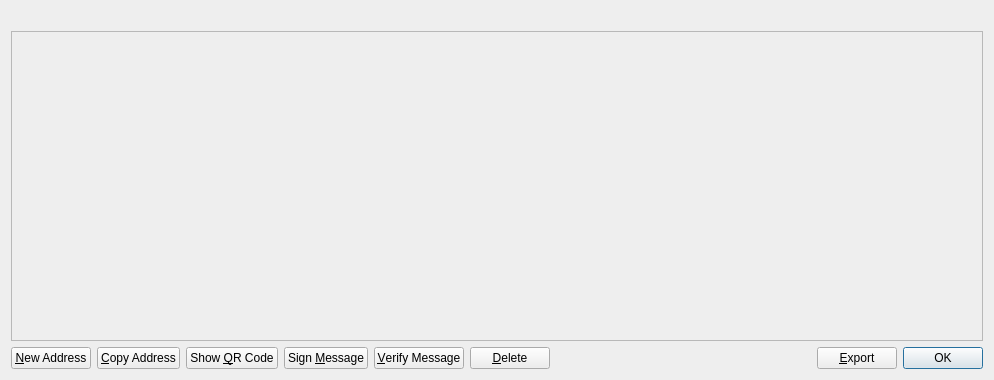
<?xml version="1.0" encoding="UTF-8"?>
<ui version="4.0">
 <class>AddressBookPage</class>
 <widget class="QWidget" name="AddressBookPage">
  <property name="geometry">
   <rect>
    <x>0</x>
    <y>0</y>
    <width>994</width>
    <height>380</height>
   </rect>
  </property>
  <property name="windowTitle">
   <string>Address Book</string>
  </property>
  <property name="styleSheet">
   <string notr="true">background-color: rgb(238, 238, 238);</string>
  </property>
  <layout class="QVBoxLayout" name="verticalLayout">
   <item>
    <widget class="QLabel" name="labelExplanation">
     <property name="textFormat">
      <enum>Qt::PlainText</enum>
     </property>
     <property name="wordWrap">
      <bool>true</bool>
     </property>
    </widget>
   </item>
   <item>
    <widget class="QTableView" name="tableView">
     <property name="contextMenuPolicy">
      <enum>Qt::CustomContextMenu</enum>
     </property>
     <property name="toolTip">
      <string>Double-click to edit address or label</string>
     </property>
     <property name="tabKeyNavigation">
      <bool>false</bool>
     </property>
     <property name="alternatingRowColors">
      <bool>true</bool>
     </property>
     <property name="selectionMode">
      <enum>QAbstractItemView::SingleSelection</enum>
     </property>
     <property name="selectionBehavior">
      <enum>QAbstractItemView::SelectRows</enum>
     </property>
     <property name="sortingEnabled">
      <bool>true</bool>
     </property>
     <attribute name="verticalHeaderVisible">
      <bool>false</bool>
     </attribute>
    </widget>
   </item>
   <item>
    <layout class="QHBoxLayout" name="horizontalLayout">
     <item>
      <widget class="QPushButton" name="newAddress">
       <property name="toolTip">
        <string>Create a new address</string>
       </property>
       <property name="text">
        <string>&amp;New Address</string>
       </property>
       <property name="icon">
        <iconset resource="../bitcoin.qrc">
         <normaloff>:/icons/add</normaloff>:/icons/add</iconset>
       </property>
      </widget>
     </item>
     <item>
      <widget class="QPushButton" name="copyAddress">
       <property name="toolTip">
        <string>Copy the currently selected address to the system clipboard</string>
       </property>
       <property name="text">
        <string>&amp;Copy Address</string>
       </property>
       <property name="icon">
        <iconset resource="../bitcoin.qrc">
         <normaloff>:/icons/editcopy</normaloff>:/icons/editcopy</iconset>
       </property>
      </widget>
     </item>
     <item>
      <widget class="QPushButton" name="showQRCode">
       <property name="text">
        <string>Show &amp;QR Code</string>
       </property>
       <property name="icon">
        <iconset resource="../bitcoin.qrc">
         <normaloff>:/icons/qrcode</normaloff>:/icons/qrcode</iconset>
       </property>
      </widget>
     </item>
     <item>
      <widget class="QPushButton" name="signMessage">
       <property name="toolTip">
        <string>&lt;html&gt;&lt;head/&gt;&lt;body&gt;&lt;p&gt;Sign a message to prove you own a UTCC address&lt;/p&gt;&lt;/body&gt;&lt;/html&gt;</string>
       </property>
       <property name="text">
        <string>Sign &amp;Message</string>
       </property>
       <property name="icon">
        <iconset resource="../bitcoin.qrc">
         <normaloff>:/icons/edit</normaloff>:/icons/edit</iconset>
       </property>
      </widget>
     </item>
     <item>
      <widget class="QPushButton" name="verifyMessage">
       <property name="toolTip">
        <string>&lt;html&gt;&lt;head/&gt;&lt;body&gt;&lt;p&gt;Verify a message to ensure it was signed with a specified UTCC address&lt;/p&gt;&lt;/body&gt;&lt;/html&gt;</string>
       </property>
       <property name="text">
        <string>&amp;Verify Message</string>
       </property>
       <property name="icon">
        <iconset resource="../bitcoin.qrc">
         <normaloff>:/icons/transaction_0</normaloff>:/icons/transaction_0</iconset>
       </property>
      </widget>
     </item>
     <item>
      <widget class="QPushButton" name="deleteAddress">
       <property name="toolTip">
        <string>Delete the currently selected address from the list</string>
       </property>
       <property name="text">
        <string>&amp;Delete</string>
       </property>
       <property name="icon">
        <iconset resource="../bitcoin.qrc">
         <normaloff>:/icons/remove</normaloff>:/icons/remove</iconset>
       </property>
      </widget>
     </item>
     <item>
      <spacer name="horizontalSpacer">
       <property name="orientation">
        <enum>Qt::Horizontal</enum>
       </property>
       <property name="sizeHint" stdset="0">
        <size>
         <width>40</width>
         <height>20</height>
        </size>
       </property>
      </spacer>
     </item>
     <item>
      <widget class="QPushButton" name="exportButton">
       <property name="toolTip">
        <string>Export the data in the current tab to a file</string>
       </property>
       <property name="text">
        <string>&amp;Export</string>
       </property>
       <property name="icon">
        <iconset resource="../bitcoin.qrc">
         <normaloff>:/icons/export</normaloff>:/icons/export</iconset>
       </property>
      </widget>
     </item>
     <item>
      <widget class="QDialogButtonBox" name="buttonBox">
       <property name="sizePolicy">
        <sizepolicy hsizetype="Maximum" vsizetype="Fixed">
         <horstretch>0</horstretch>
         <verstretch>0</verstretch>
        </sizepolicy>
       </property>
       <property name="standardButtons">
        <set>QDialogButtonBox::Ok</set>
       </property>
      </widget>
     </item>
    </layout>
   </item>
  </layout>
 </widget>
 <resources>
  <include location="../bitcoin.qrc"/>
 </resources>
 <connections/>
</ui>
